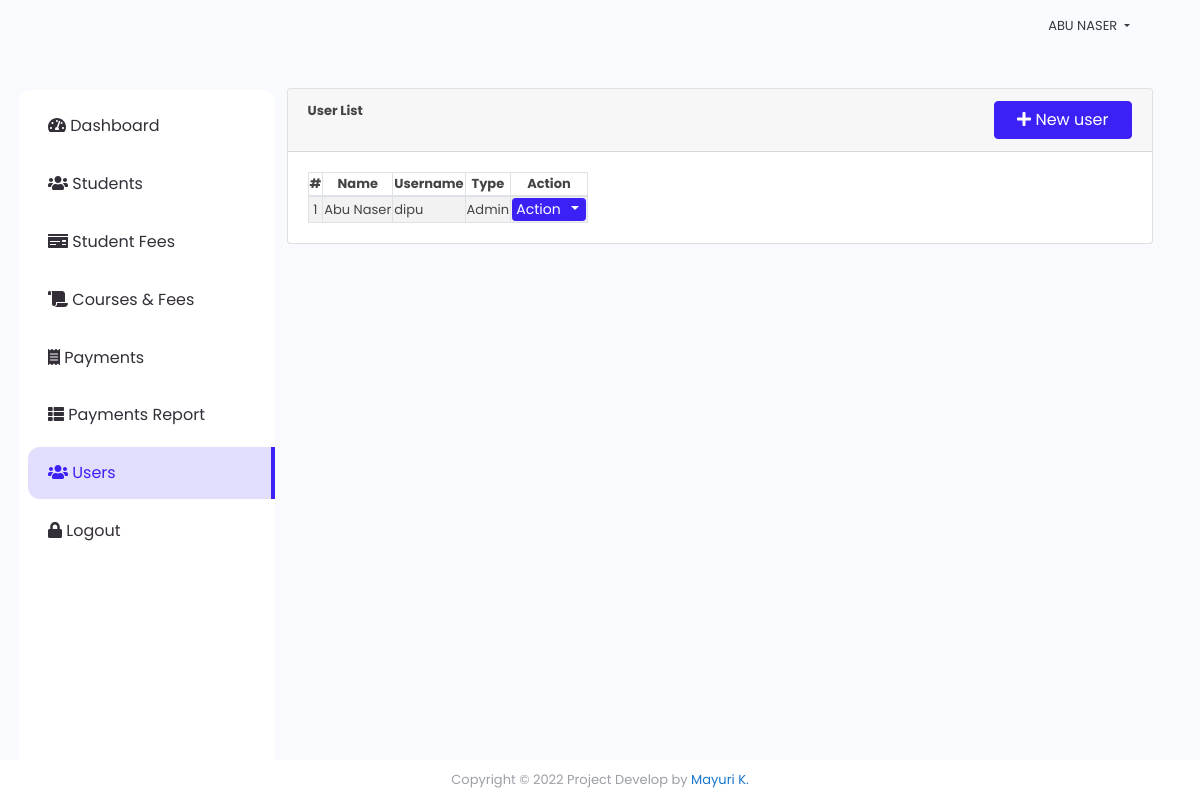
Page /click_fees/index.php?page=users (signed in) on the committed database.
### tables this page shows
CREATE TABLE `users` (
  `id` int(30) NOT NULL,
  `name` text NOT NULL,
  `username` varchar(200) NOT NULL,
  `password` text NOT NULL,
  `type` tinyint(1) NOT NULL DEFAULT 3 COMMENT '1=Admin,2=Staff'
);

### click_fees/users.php (the view, shortened to what this page needs)
<div class="container-fluid">
	<br>
	<div class="col-lg-12">
		<div class="card ">
			<div class="card-header"><b>User List</b>
				<button class="btn btn-primary float-right col-md-2 col-sm-6 " id="new_user"><i class="fa fa-plus"></i> New user</button></div>
			<div class="card-body">
				<table class="table-striped table-bordered">
			<thead>
				<tr>
					<th class="text-center">#</th>
					<th class="text-center">Name</th>
					<th class="text-center">Username</th>
					<th class="text-center">Type</th>
					<th class="text-center">Action</th>
				</tr>
			</thead>
			<tbody>
				<?php
 					include 'db_connect.php';
 					$type = array("","Admin","Staff","Alumnus/Alumna");
 					$users = $conn->query("SELECT * FROM users order by name asc");
 					$i = 1;
 					while($row= $users->fetch_assoc()):
				 ?>
				 <tr>
				 	<td class="text-center">
				 		<?php echo $i++ ?>
				 	</td>
				 	<td>
				 		<?php echo ucwords($row['name']) ?>
				 	</td>
				 	<td>
				 		<?php echo $row['username'] ?>
				 	</td>
				 	<td>
				 		<?php echo $type[$row['type']] ?>
				 	</td>
				 	<td>
				 		<center>
							<div class="btn-group">
							  <button type="button" class="btn btn-primary btn-sm">Action</button>
							  <button type="button" class="btn btn-primary btn-sm dropdown-toggle dropdown-toggle-split" data-toggle="dropdown" aria-haspopup="true" aria-expanded="false">
							  </button>
							</div>
						</center>
				 	</td>
				 </tr>
				<?php endwhile; ?>
			</tbody>
		</table>
			</div>
		</div>
	</div>
</div>

### click_fees/assets/css/style.css (style rules this page uses)
body { font-family: "Poppins", sans-serif; color: #444444; width: 100%; height: calc(100%); font-size: .813rem; background-color: #f9fafe; }
.btn-sm { padding: .0001rem .2rem; }
.btn-primary { color: #fff; background-color: #3c21f7; border-color: #3c21f7; }

### rows in the picture
users: name "Abu Naser", username "dipu", type "Admin"

### other values in the picture
$_SESSION['login_name'] "ABU NASER"
